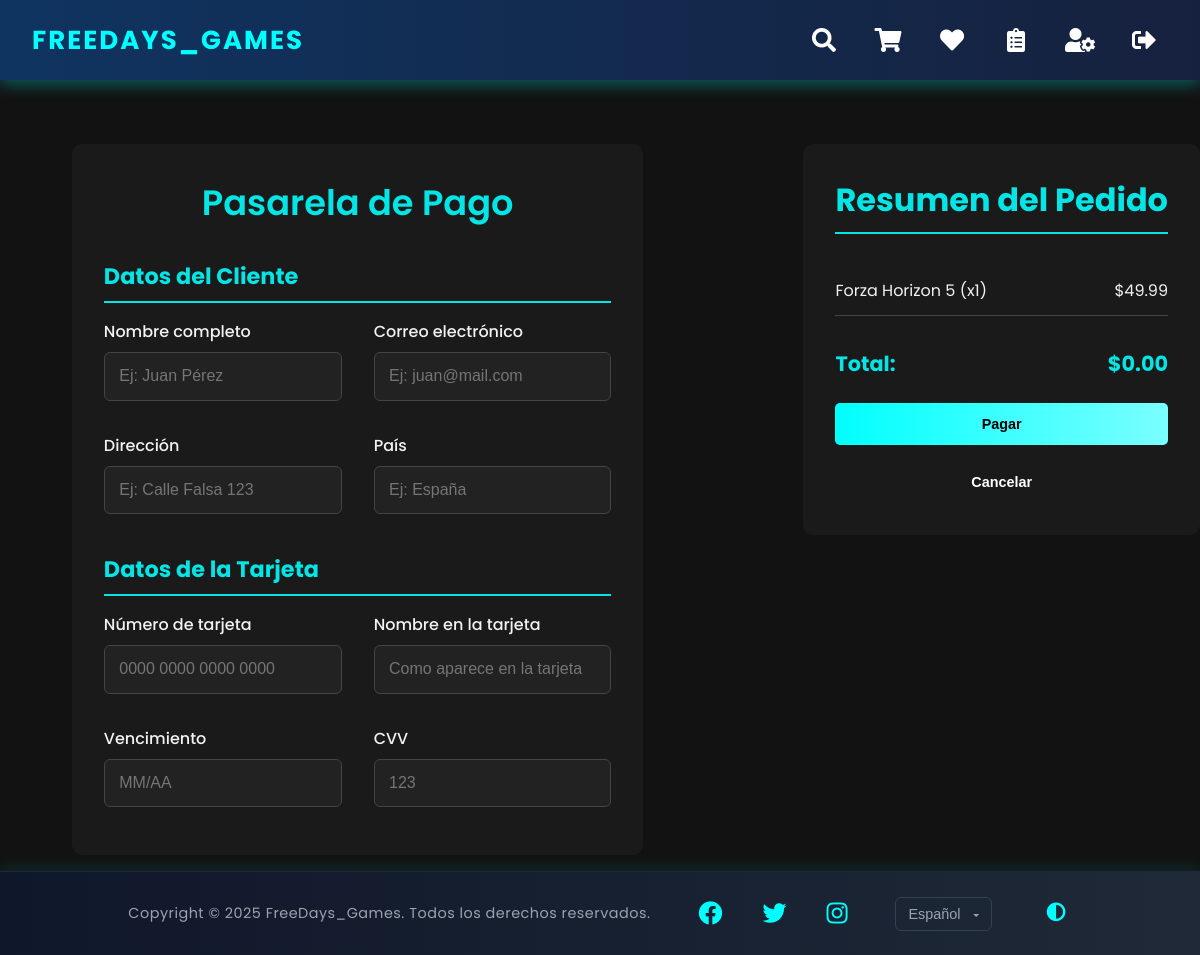
The page /views/user/checkout.php (signed in) on the database its author committed.
### tables this page shows
CREATE TABLE carrito_item (
    id INT AUTO_INCREMENT PRIMARY KEY,
    carrito_id INT,
    producto_id INT,
    cantidad INT,
    plataforma_id INT NOT NULL,
    precio_total DECIMAL(10,2),
    FOREIGN KEY (carrito_id) REFERENCES carrito(id) ON DELETE CASCADE ON UPDATE CASCADE,
    FOREIGN KEY (producto_id) REFERENCES producto(id) ON DELETE CASCADE ON UPDATE CASCADE,
    FOREIGN KEY (plataforma_id) REFERENCES plataforma(id) ON DELETE CASCADE ON UPDATE CASCADE
);

CREATE TABLE producto (
    id INT AUTO_INCREMENT PRIMARY KEY,
    nombre VARCHAR(255) NOT NULL,
    imagen VARCHAR(255) NOT NULL DEFAULT 'default.jpg',
    descripcion TEXT NOT NULL,
    fecha_lanzamiento DATE NOT NULL,
    precio DECIMAL(10,2) NOT NULL,
    descuento INT DEFAULT NULL,
    creado_por INT NOT NULL,
    actualizado_por INT DEFAULT NULL,
    creado_en TIMESTAMP DEFAULT CURRENT_TIMESTAMP NOT NULL,
    actualizado_en TIMESTAMP DEFAULT CURRENT_TIMESTAMP ON UPDATE CURRENT_TIMESTAMP NOT NULL,
    activo BOOLEAN DEFAULT TRUE,
    FOREIGN KEY (creado_por) REFERENCES usuario(id) ON DELETE CASCADE ON UPDATE CASCADE,
    FOREIGN KEY (actualizado_por) REFERENCES usuario(id) ON DELETE SET NULL ON UPDATE CASCADE
);

### database/querys.php (called while the page is built, shortened)
<?php
function getActiveCartId($conn, $usuarioId)
{
    $query = $conn->prepare("SELECT id FROM carrito WHERE creado_por = ? AND activo = 1");
    $query->bind_param("i", $usuarioId);
    $query->execute();
    $result = $query->get_result();
    $carritoId = ($result->num_rows > 0) ? $result->fetch_assoc()['id'] : null;
    return $carritoId;
}
function getCartItems($conn, $carritoId)
{
    $query = $conn->prepare("
        SELECT
            ci.id AS id,
            ci.producto_id,
            p.nombre AS nombre,
            p.imagen,
            ci.plataforma_id,
            pl.nombre AS plataforma_nombre,
            p.precio,
            p.descuento,
            ci.cantidad,
            ROUND(
                IF(p.descuento > 0, p.precio - (p.precio * p.descuento / 100), p.precio),
                2
            ) AS precio_descuento,
            ROUND(
                IF(p.descuento > 0, (p.precio - (p.precio * p.descuento / 100)) * ci.cantidad, p.precio * ci.cantidad),
                2
            ) AS precio_total_descuento
        FROM carrito_item ci
        JOIN producto p ON ci.producto_id = p.id
        JOIN plataforma pl ON ci.plataforma_id = pl.id
        WHERE ci.carrito_id = ?
    ");
    $query->bind_param("i", $carritoId);
    $query->execute();
    $result = $query->get_result();
    $items = $result->fetch_all(MYSQLI_ASSOC);
    return $items;
}
function getCartSummary($conn, $carritoId)
{
    $totalOriginal = 0;
    $totalDescuento = 0;
    $query = $conn->prepare("
        SELECT
            SUM(p.precio * ci.cantidad) AS total_original,
            SUM(
                IF(p.descuento > 0, (p.precio * p.descuento / 100) * ci.cantidad, 0)
            ) AS total_descuento
        FROM carrito_item ci
        JOIN producto p ON ci.producto_id = p.id
        JOIN producto_plataforma pp ON ci.producto_id = pp.producto_id AND ci.plataforma_id = pp.plataforma_id
        WHERE ci.carrito_id = ?
    ");
    $query->bind_param("i", $carritoId);
    $query->execute();
    $query->bind_result($totalOriginal, $totalDescuento);
    $totalOriginal = $totalOriginal ?? 0;
    $totalDescuento = $totalDescuento ?? 0;
    $subtotal = $totalOriginal - $totalDescuento;
    return [
        'total' => round($totalOriginal, 2),
        'descuento' => round($totalDescuento, 2),
        'subtotal' => round($subtotal, 2)
    ];
}

### views/user/checkout.php (the view, shortened to what this page needs)
<?php
require_once '../../database/querys.php';
$conn = conexion();
$carritoId = getActiveCartId($conn, $_SESSION['usuario']['id']);
$carritoItems = getCartItems($conn, $carritoId);
$resumenCarrito = getCartSummary($conn, $carritoId);
?>
<!DOCTYPE html>
<html lang="es">
<head>
    <link rel="stylesheet" href="../../styles/checkout.css">
    <link rel="stylesheet" href="../../styles/scroll.css">
    <link rel="stylesheet" href="../../styles/nav.css">
    <link rel="stylesheet" href="../../styles/buttons.css">
    <link rel="stylesheet" href="../../styles/alerts.css">
    <link rel="stylesheet" href="../../styles/popup.css">
    <link rel="stylesheet" href="../../styles/footer.css">
    <link rel="stylesheet" href="https://cdnjs.cloudflare.com/ajax/libs/font-awesome/5.15.3/css/all.min.css">
</head>
<body>
    <?php include '../elements/nav.php' ?>
    <main class="main-content">
        <section class="checkout-container">
            <form class="checkout-form" id="checkout-form">
                <div class="checkout-section">
                    <h1 class="checkout-title">Pasarela de Pago</h1>
                    <div class="cliente-section">
                        <h4>Datos del Cliente</h4>
                        <div class="row">
                            <div class="col-12 col-md-6">
                                <label for="nombre" class="form-label">Nombre completo</label>
                                <input type="text" class="form-control" id="nombre" name="nombre" placeholder="Ej: Juan Pérez">
                            </div>
                            <div class="col-12 col-md-6">
                                <label for="correo" class="form-label">Correo electrónico</label>
                                <input type="email" class="form-control" id="correo" name="correo" placeholder="Ej: juan@mail.com">
                            </div>
                            <div class="col-12 col-md-6">
                                <label for="direccion" class="form-label">Dirección</label>
                                <input type="text" class="form-control" id="direccion" name="direccion" placeholder="Ej: Calle Falsa 123">
                            </div>
                            <div class="col-12 col-md-6">
                                <label for="pais" class="form-label">País</label>
                                <input type="text" class="form-control" id="pais" name="pais" placeholder="Ej: España">
                            </div>
                        </div>
                    </div>
                    <div class="tarjeta-section" id="tarjeta-section">
                        <h5>Datos de la Tarjeta</h5>
                        <div class="card-details">
                            <div class="col-12">
                                <label for="numero_tarjeta" class="form-label">Número de tarjeta</label>
                                <input type="text" class="form-control" id="numero_tarjeta" name="numero_tarjeta" placeholder="0000 0000 0000 0000">
                            </div>
                            <div class="col-12">
                                <label for="nombre_tarjeta" class="form-label">Nombre en la tarjeta</label>
                                <input type="text" class="form-control" id="nombre_tarjeta" name="nombre_tarjeta" placeholder="Como aparece en la tarjeta">
                            </div>
                            <div class="col-6">
                                <label for="vencimiento" class="form-label">Vencimiento</label>
                                <input type="text" class="form-control" id="vencimiento" name="vencimiento" placeholder="MM/AA">
                            </div>
                            <div class="col-6">
                                <label for="cvv" class="form-label">CVV</label>
                                <input type="text" class="form-control" id="cvv" name="cvv" placeholder="123">
                            </div>
                        </div>
                    </div>
                </div>
                <div class="order-summary">
                    <h2>Resumen del Pedido</h2>
                    <ul class="order-list">
                        <?php foreach ($carritoItems as $producto): ?>
                            <li>
                                <span><?= htmlspecialchars($producto['nombre']) ?> (x<?= $producto['cantidad'] ?>)</span>
                                <span>$<?= number_format($producto['cantidad'] * $producto['precio_descuento'], 2) ?></span>
                            </li>
                        <?php endforeach; ?>
                    </ul>
                    <div class="order-total">
                        <span>Total:</span>
                        <span>$<?= number_format($resumenCarrito['subtotal'], 2) ?></span>
                    </div>
                    <div class="checkout-summary">
                        <button type="submit" class="custom-btn btn-success">
                            <span>Pagar</span>
                        </button>
                        <button type="button" class="custom-btn btn-back" onclick="window.location.href='cart.php'">
                            <span>Cancelar</span>
                        </button>
                    </div>
                </div>
            </form>
        </section>
    </main>
    <?php include '../elements/footer.php' ?>

### styles/checkout.css (style rules this page uses)
:root { --primary-color: #05e5e5; --primary-color-hover: #03b4b4; --secondary-color: #1a1a1a; --background-color: #121212; --text-color: #f2f2f2; --border-color: #444; --highlight-color: #ff4500; }
* { box-sizing: border-box; }
html, body { font-family: 'Poppins', sans-serif; background-color: var(--background-color); color: var(--text-color); margin: 0; padding: 0; height: 100%; }
body { display: flex; flex-direction: column; min-height: 100vh; }
.main-content { overflow-y: auto; padding-top: 80px; padding-bottom: 100px; }
.checkout-container { margin: 4rem auto 0; max-width: 1400px; }
.checkout-form { display: flex; align-items: flex-start; justify-content: flex-end; gap: 10rem; }
.checkout-form h2, .checkout-form h4, .checkout-form h5 { font-size: 1.4rem; margin-bottom: 1rem; color: var(--primary-color); border-bottom: 2px solid var(--primary-color); padding-bottom: 0.5rem; }
.checkout-section { text-align: left; padding: 2rem; border-radius: 10px; background-color: var(--secondary-color); }
.checkout-title { font-size: 2.2rem; font-weight: 600; margin: 0; text-align: center; color: var(--primary-color); }
.row, .card-details { display: grid; grid-template-columns: repeat(2, 1fr); gap: 2rem; margin-bottom: 1rem; }
.form-label { display: block; font-weight: 500; margin-bottom: 0.5rem; color: var(--text-color); }
.form-control { width: 100%; padding: 0.9rem; border-radius: 6px; background-color: #222; border: 1px solid var(--border-color); color: var(--text-color); font-size: 1rem; transition: border-color 0.3s; }
.order-summary { text-align: left; padding: 2rem; border-radius: 10px; background-color: var(--secondary-color); }
.order-summary h2 { font-size: 2rem; margin: 0; }
.order-list { list-style: none; padding: 0; margin: 2rem 0; }
.order-list li { display: flex; justify-content: space-between; padding: 0.75rem 0; border-bottom: 1px solid var(--border-color); }
.order-total { display: flex; justify-content: space-between; font-size: 1.3rem; font-weight: bold; color: var(--primary-color); }
.checkout-summary { margin-top: 1.5rem; display: flex; flex-direction: column; gap: 1rem; }

### styles/buttons.css (style rules this page uses)
.custom-btn { color: #fff; padding: 10px 25px; font-weight: bold; font-size: 0.9rem; background: transparent; cursor: pointer; transition: all 0.3s ease; position: relative; display: inline-block; outline: none; overflow: hidden; border: none; border-radius: 5px; }
.custom-btn::before, .custom-btn::after, .custom-btn span::before, .custom-btn span::after { content: ""; position: absolute; transition: all 0.3s ease; }
.custom-btn::before { height: 0%; width: 2px; right: 0; bottom: 0; }
.custom-btn::after { width: 0%; height: 2px; right: 0; bottom: 0; }
.custom-btn span::before { height: 0%; width: 2px; left: 0; top: 0; }
.custom-btn span::after { width: 0%; height: 2px; left: 0; top: 0; }
.custom-btn span { position: relative; display: block; transition: color 0.3s ease; padding: 0 1rem; }
.btn-back, .btn-checkout, .btn-empty-cart, .btn-success { line-height: 42px; padding: 0; }
.btn-checkout, .btn-success { background: linear-gradient(to right, #00ffff, #7affff); color: #000; }
.btn-back::before, .btn-back::after, .btn-back span::before, .btn-back span::after { background: #00ffff; }
.btn-back { color: #fff; }

### rows shown on the page
carrito_item: producto.nombre "Forza Horizon 5", cantidad "1", precio_descuento "49.99"

### other values the page prints
$resumenCarrito['subtotal'] "0.00"
